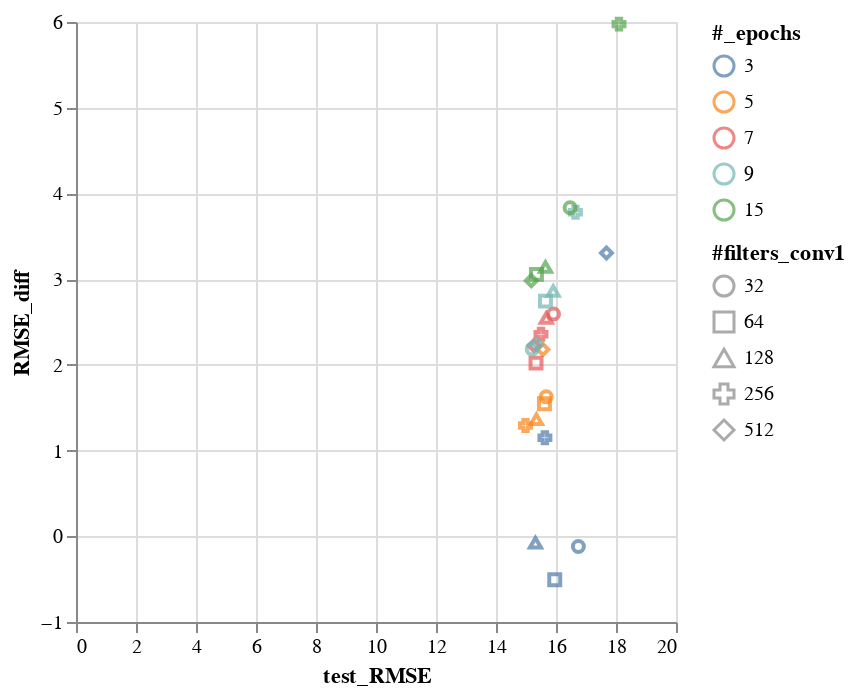

The notebook cell saved with this chart:
### Markdown cell above
## Compare results graphically and in a dataframe

### Code cell
plot_results(pd.DataFrame(record))

### Figure 1 — Vega-Lite specification as saved in the notebook (floating-point values rounded to 4 significant figures)
{"config": {"view": {"continuousWidth": 300, "continuousHeight": 300}}, "data": {"name": "data-d10291ab8fc210221575b542a4ea00b0"}, "mark": {"type": "point"}, "encoding": {"color": {"field": "#_epochs", "type": "nominal"}, "shape": {"field": "#filters_conv1", "type": "nominal"}, "x": {"field": "test_RMSE", "type": "quantitative"}, "y": {"field": "RMSE_diff", "type": "quantitative"}}, "$schema": "https://vega.github.io/schema/vega-lite/v5.20.1.json", "datasets": {"data-d10291ab8fc210221575b542a4ea00b0": [{"test_RMSE": 16.75, "train_RMSE": 16.87, "RMSE_diff": -0.1192, "#_epochs": 3, "#filters_conv1": 32}, {"test_RMSE": 15.96, "train_RMSE": 16.47, "RMSE_diff": -0.5078, "#_epochs": 3, "#filters_conv1": 64}, {"test_RMSE": 15.31, "train_RMSE": 15.39, "RMSE_diff": -0.07455, "#_epochs": 3, "#filters_conv1": 128}, {"test_RMSE": 15.63, "train_RMSE": 14.48, "RMSE_diff": 1.15, "#_epochs": 3, "#filters_conv1": 256}, {"test_RMSE": 17.68, "train_RMSE": 14.38, "RMSE_diff": 3.305, "#_epochs": 3, "#filters_conv1": 512}, {"test_RMSE": 15.67, "train_RMSE": 14.05, "RMSE_diff": 1.627, "#_epochs": 5, "#filters_conv1": 32}, {"test_RMSE": 15.62, "train_RMSE": 14.07, "RMSE_diff": 1.547, "#_epochs": 5, "#filters_conv1": 64}, {"test_RMSE": 15.35, "train_RMSE": 13.98, "RMSE_diff": 1.367, "#_epochs": 5, "#filters_conv1": 128}, {"test_RMSE": 14.98, "train_RMSE": 13.69, "RMSE_diff": 1.292, "#_epochs": 5, "#filters_conv1": 256}, {"test_RMSE": 15.56, "train_RMSE": 13.39, "RMSE_diff": 2.179, "#_epochs": 5, "#filters_conv1": 512}, {"test_RMSE": 15.92, "train_RMSE": 13.32, "RMSE_diff": 2.594, "#_epochs": 7, "#filters_conv1": 32}, {"test_RMSE": 15.33, "train_RMSE": 13.31, "RMSE_diff": 2.02, "#_epochs": 7, "#filters_conv1": 64}, {"test_RMSE": 15.68, "train_RMSE": 13.13, "RMSE_diff": 2.545, "#_epochs": 7, "#filters_conv1": 128}, {"test_RMSE": 15.5, "train_RMSE": 13.14, "RMSE_diff": 2.357, "#_epochs": 7, "#filters_conv1": 256}, {"test_RMSE": 15.26, "train_RMSE": 13.04, "RMSE_diff": 2.224, "#_epochs": 7, "#filters_conv1": 512}, {"test_RMSE": 15.21, "train_RMSE": 13.02, "RMSE_diff": 2.184, "#_epochs": 9, "#filters_conv1": 32}, {"test_RMSE": 15.65, "train_RMSE": 12.91, "RMSE_diff": 2.743, "#_epochs": 9, "#filters_conv1": 64}, {"test_RMSE": 15.91, "train_RMSE": 13.04, "RMSE_diff": 2.863, "#_epochs": 9, "#filters_conv1": 128}, {"test_RMSE": 16.65, "train_RMSE": 12.87, "RMSE_diff": 3.78, "#_epochs": 9, "#filters_conv1": 256}, {"test_RMSE": 15.35, "train_RMSE": 13.12, "RMSE_diff": 2.237, "#_epochs": 9, "#filters_conv1": 512}, {"test_RMSE": 16.47, "train_RMSE": 12.63, "RMSE_diff": 3.834, "#_epochs": 15, "#filters_conv1": 32}, {"test_RMSE": 15.35, "train_RMSE": 12.29, "RMSE_diff": 3.056, "#_epochs": 15, "#filters_conv1": 64}, {"test_RMSE": 15.65, "train_RMSE": 12.51, "RMSE_diff": 3.142, "#_epochs": 15, "#filters_conv1": 128}, {"test_RMSE": 18.1, "train_RMSE": 12.12, "RMSE_diff": 5.975, "#_epochs": 15, "#filters_conv1": 256}, {"test_RMSE": 15.18, "train_RMSE": 12.19, "RMSE_diff": 2.982, "#_epochs": 15, "#filters_conv1": 512}]}}
